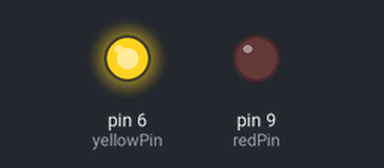
This sketch was run on a simulated Arduino Uno, built with avr-gcc and run on an emulated ATmega328P. Shown: output pins drawn as LEDs (lit = HIGH).

Above: at 0.2 s.
At 5.2 s:
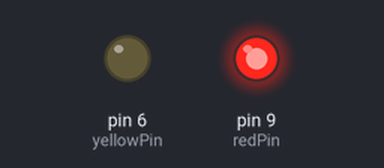
At 9.7 s:
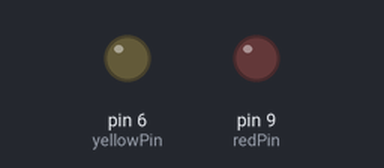
Timing chart, 0 to 10.4 s (numbered marks = the images above):
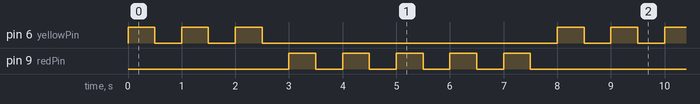

The sketch:

FOR_LOOP.ino
```cpp
int yellowPin = 6;
int redPin = 9;
int yellowTime = 500;
int redTime = 500;
int yellowBlink = 3;
int redBlink = 5;
int i;

void setup() {
  // put your setup code here, to run once:
  pinMode(yellowPin,OUTPUT);
  pinMode(redPin,OUTPUT);
  Serial.begin(9600);
}

void loop() {
  // put your main code here, to run repeatedly:
  for (i=1;i<=yellowBlink;i++){
    digitalWrite(yellowPin,HIGH);
    delay(yellowTime);
    digitalWrite(yellowPin,LOW);
    delay(yellowTime);
  }

  for (i=1; i<=redBlink;i++){
    digitalWrite(redPin,HIGH);
    delay(redTime);
    digitalWrite(redPin,LOW);
    delay(redTime);
  }
}
```

Measured:
- by itself, pin 6 (yellowPin): repeats every 8.0 s: 2 × (LOW 0.50 s, HIGH 0.50 s), LOW 5.5 s, HIGH 0.50 s
- by itself, pin 9 (redPin): repeats every 8.0 s: 4 × (LOW 0.50 s, HIGH 0.50 s), LOW 3.5 s, HIGH 0.50 s
- by itself, everything shown: repeats every 8.0 s, in 16 steps
